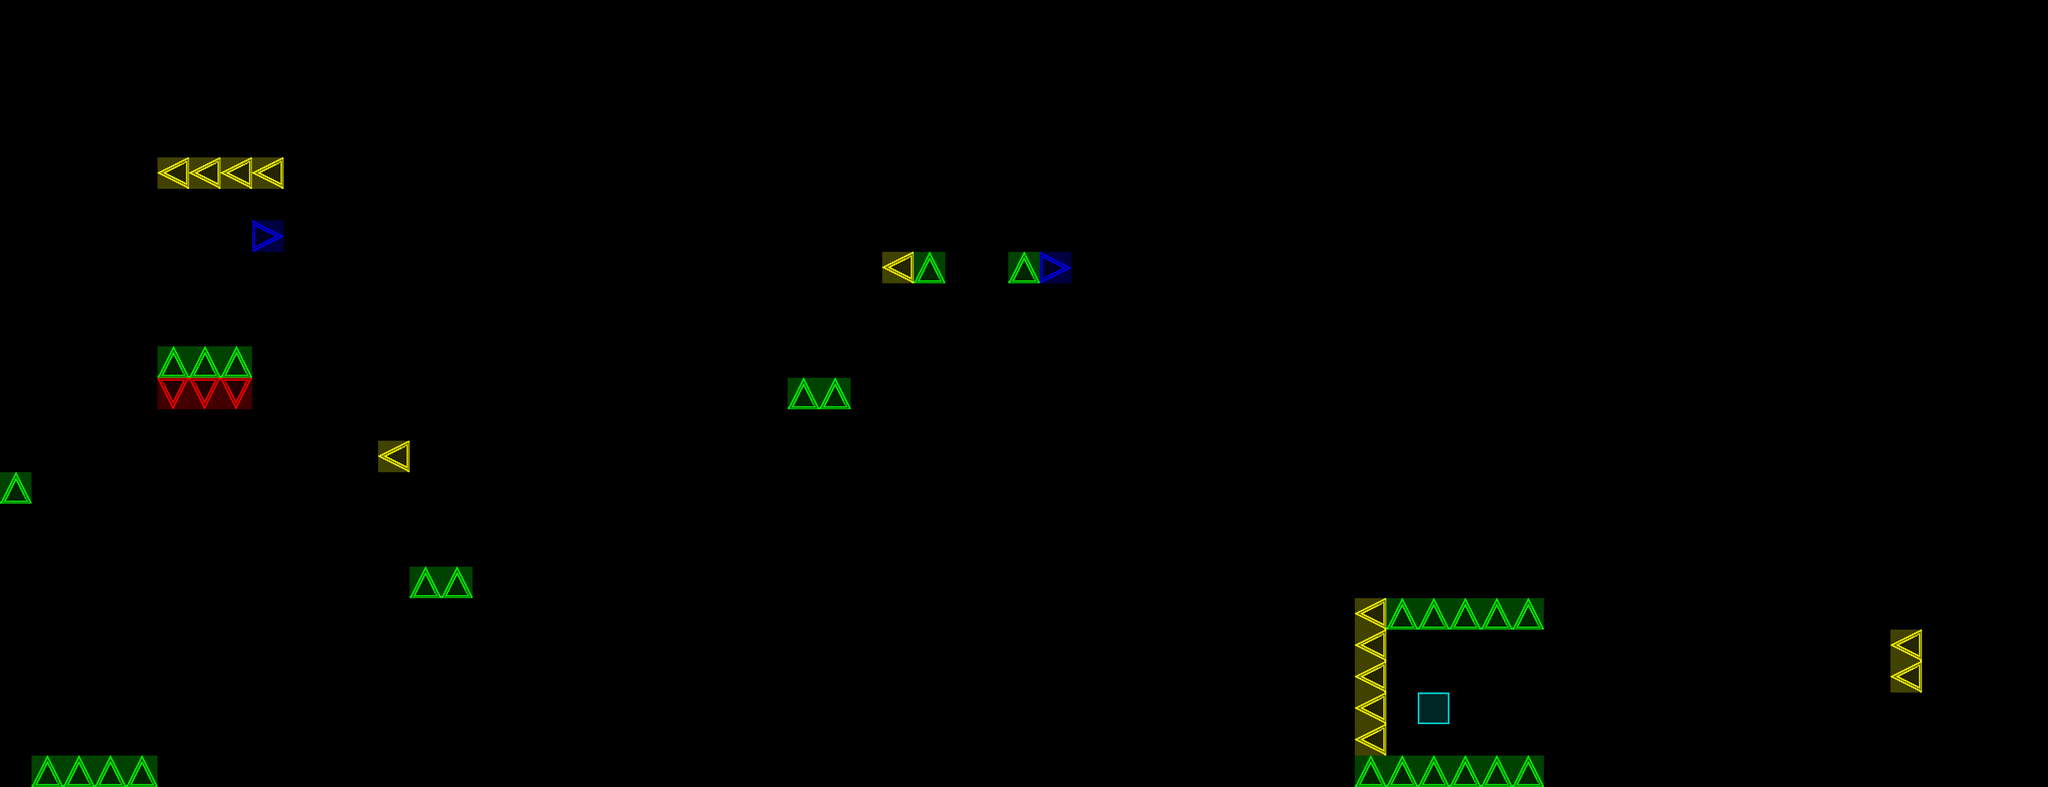

Rendered tile map (Tiled .tmx) drawn with the repository's tilesets; below, a short description and the map source with its tile grids summarised:
An orthogonal 65x25 tile map with 128x128 px tiles, 1 tile layer (Tile Layer 2) and 1 object (Player).

<map version="1.0" orientation="orthogonal" width="65" height="25" tilewidth="128" tileheight="128">
 <tileset firstgid="1" name="sheet" tilewidth="128" tileheight="128">
  <image source="sheet128.png" width="640" height="128" />
 </tileset>
 <layer name="Tile Layer 2" width="65" height="25">
  <data>[1625 cells, 44 non-empty, 5 distinct tile ids]</data>
 </layer>
 <objectgroup name="Objects" width="65" height="25">
  <object name="Player" x="384" y="2688" width="128" height="128" />
 </objectgroup>
</map>
